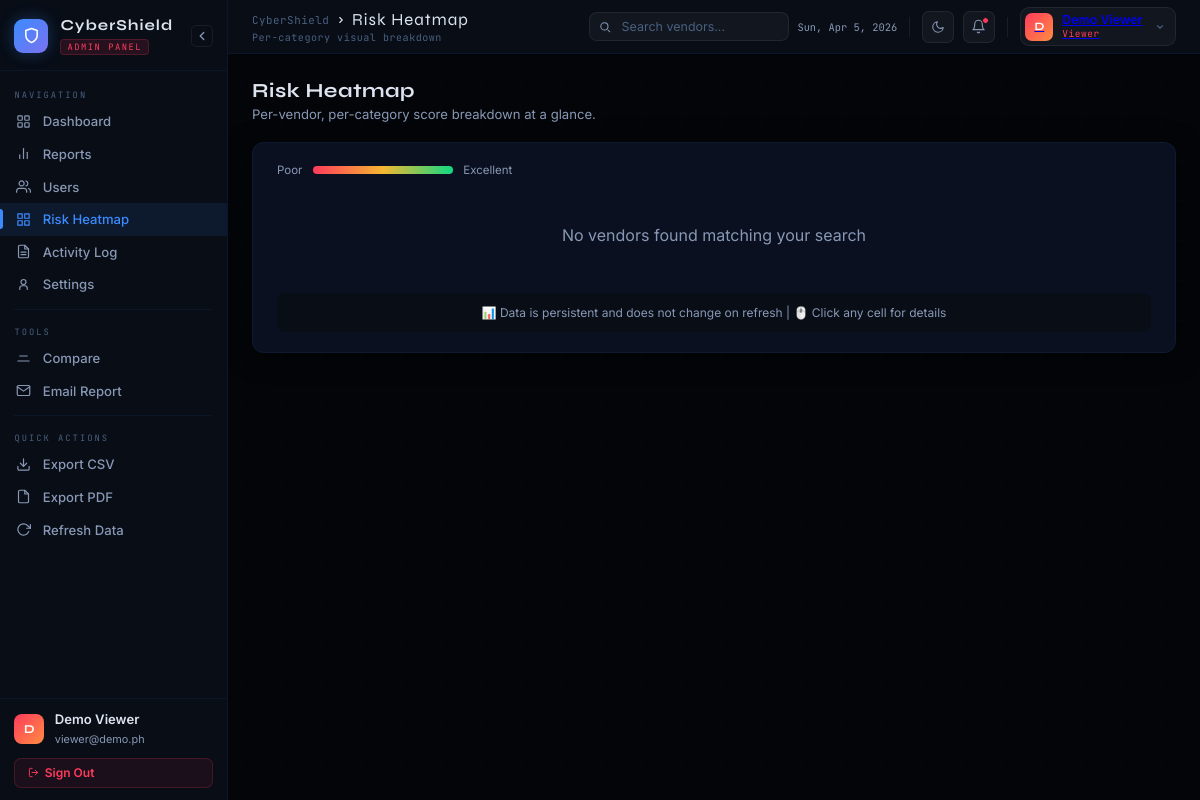
The app's page /Admin/heatmap.php (signed in) with its own data.
### tables this page shows
CREATE TABLE users (
    id INT AUTO_INCREMENT PRIMARY KEY,
    username VARCHAR(50) UNIQUE NOT NULL,
    password_hash VARCHAR(255) NOT NULL,
    email VARCHAR(100) UNIQUE NOT NULL,
    full_name VARCHAR(100) NOT NULL,
    store_name VARCHAR(100) NOT NULL,
    role ENUM('Admin', 'Seller', 'Viewer') DEFAULT 'Seller',
    is_active BOOLEAN DEFAULT TRUE,
    last_assessment_score DECIMAL(5,2) DEFAULT NULL,
    last_assessment_date DATETIME DEFAULT NULL,
    total_assessments INT DEFAULT 0,
    created_at TIMESTAMP DEFAULT CURRENT_TIMESTAMP,
    updated_at TIMESTAMP DEFAULT CURRENT_TIMESTAMP ON UPDATE CURRENT_TIMESTAMP,
    INDEX idx_username (username),
    INDEX idx_email (email),
    INDEX idx_role (role)
);

### Admin/heatmap.php (the view, shortened to what this page needs)
<?php
$database = new Database();
$db = $database->getConnection();
if (isset($_SESSION['user_full_name'])) {
    $user = [
        'id' => $_SESSION['user_id'],
        'full_name' => $_SESSION['user_full_name'],
        'email' => $_SESSION['user_email'],
        'store_name' => $_SESSION['user_store_name'] ?? '',
        'role' => $_SESSION['user_role'] ?? 'Admin'
    ];
}
$assessments = [];
try {
    $stmt = $db->prepare("SELECT id, username, email, full_name, store_name, role, is_active, last_assessment_score, last_assessment_date, total_assessments, created_at FROM users ORDER BY created_at DESC");
    $stmt->execute();
    $users = $stmt->fetchAll(PDO::FETCH_ASSOC);
    $stmt = $db->prepare("SELECT COUNT(*) as count FROM assessments");
    $stmt->execute();
    $assessmentCount = $stmt->fetch(PDO::FETCH_ASSOC)['count'];
    if ($assessmentCount > 0) {
        $stmt = $db->prepare("
            SELECT
                a.id,
                a.vendor_id as vid,
                u.full_name,
                u.store_name,
                a.score,
                a.rank,
                a.password_score,
                a.phishing_score,
                a.device_score,
                a.network_score,
                a.social_engineering_score,
                a.data_handling_score,
                DATE(a.assessment_date) as date
            FROM assessments a
            JOIN users u ON a.vendor_id = u.id
            ORDER BY a.assessment_date DESC
        ");
        $stmt->execute();
        $assessmentData = $stmt->fetchAll(PDO::FETCH_ASSOC);
        $categories = ['Access Control', 'Network Security', 'Data Encryption', 'Compliance', 'Incident Response', 'Physical Security'];
        $categoryFields = ['password_score', 'network_score', 'data_handling_score', 'social_engineering_score', 'device_score', 'phishing_score'];
        foreach ($assessmentData as $assessment) {
            foreach ($categories as $index => $category) {
                $categoryField = $categoryFields[$index];
                $categoryScore = $assessment[$categoryField];
                if ($categoryScore > 0) {
                    $rank = ($categoryScore >= 80) ? 'A' : (($categoryScore >= 60) ? 'B' : (($categoryScore >= 40) ? 'C' : 'D'));
                    $assessments[] = [
                        'id' => $assessment['id'] . '_' . $index,
                        'vid' => $assessment['vid'],
                        'vname' => $assessment['full_name'] ?: $assessment['store_name'],
                        'score' => (int)$categoryScore,
                        'rank' => $rank,
                        'cat' => $category,
                        'date' => $assessment['date']
                    ];
                }
            }
        }
    } else {
        $stmt = $db->prepare("SELECT COUNT(*) as count FROM assessments");
        $stmt->execute();
        $assessmentCount = $stmt->fetch(PDO::FETCH_ASSOC)['count'];
        if ($assessmentCount == 0 && !empty($users)) {
            $categories = ['Access Control', 'Network Security', 'Data Encryption', 'Compliance', 'Incident Response', 'Physical Security'];
            $categoryFields = ['password_score', 'phishing_score', 'device_score', 'network_score', 'social_engineering_score', 'data_handling_score'];
            foreach ($users as $user) {
                $baseScore = 50 + (($user['id'] * 7) % 45);
                $totalScore = 0;
                $validCategories = 0;
                foreach ($categories as $index => $category) {
                    $categoryVariation = (($user['id'] + $index) % 31) - 15;
                    $categoryScore = max(20, min(100, $baseScore + $categoryVariation));
                    $totalScore += $categoryScore;
                    $validCategories++;
                    $insertData = [
                        'vendor_id' => $user['id'],
                        'score' => $categoryScore,
                        'time_spent' => 300,
                        'questions_answered' => 5,
                        'total_questions' => 5,
                        'assessment_date' => date('Y-m-d H:i:s'),
                        'assessment_token' => uniqid('demo_', true),
                        'session_id' => session_id()
                    ];
                    $insertData[$categoryFields[$index]] = $categoryScore;
                    $rank = ($categoryScore >= 80) ? 'A' : (($categoryScore >= 60) ? 'B' : (($categoryScore >= 40) ? 'C' : 'D'));
                    $insertData['rank'] = $rank;
                    $fields = array_keys($insertData);
                    $placeholders = array_fill(0, count($fields), '?');
                    $sql = "INSERT INTO assessments (" . implode(', ', $fields) . ") VALUES (" . implode(', ', $placeholders) . ")";
                    $stmt = $db->prepare($sql);
                    $stmt->execute(array_values($insertData));
                }
                $avgScore = round($totalScore / $validCategories);
                $stmt = $db->prepare("UPDATE users SET last_assessment_score = ?, total_assessments = ?, last_assessment_date = NOW() WHERE id = ?");
                $stmt->execute([$avgScore, $validCategories, $user['id']]);
            }
        }
    }
} catch(PDOException $exception) {
    error_log("Error fetching heatmap data: " . $exception->getMessage());
    $users = [];
    $assessments = [];
}
?>
<!DOCTYPE html>
<html lang="en" data-theme="dark">
<head>
</head>
<body>
  <div class="bg-grid"></div>
  <div id="app">
    <aside id="sidebar">
      <div class="sb-brand">
        <div class="shield"><svg width="17" height="17" viewBox="0 0 24 24" fill="none" stroke="white"
            stroke-width="2.2" stroke-linecap="round" stroke-linejoin="round">
            <path d="M12 22s8-4 8-10V5l-8-3-8 3v7c0 6 8 10 8 10z" />
          </svg></div>
        <div class="sb-brand-text">
          <h2>CyberShield</h2><span class="badge">Admin Panel</span>
        </div>
        <button class="sb-toggle" onclick="toggleSidebar()"><svg width="14" height="14" viewBox="0 0 24 24" fill="none"
            stroke="currentColor" stroke-width="2.2" stroke-linecap="round" stroke-linejoin="round">
            <polyline points="15 18 9 12 15 6" />
          </svg></button>
      </div>
      <div class="sb-section">
        <div class="sb-label">Navigation</div>
        <a class="sb-item" href="dashboard.php"><span class="sb-icon"></span><span class="sb-text">Dashboard</span></a>
        <a class="sb-item" href="reports.php"><span class="sb-icon"><svg width="15" height="15" viewBox="0 0 24 24"
              fill="none" stroke="currentColor" stroke-width="1.9" stroke-linecap="round" stroke-linejoin="round">
              <line x1="18" y1="20" x2="18" y2="10" />
              <line x1="12" y1="20" x2="12" y2="4" />
              <line x1="6" y1="20" x2="6" y2="14" />
            </svg></span><span class="sb-text">Reports</span></a>
        <a class="sb-item" href="users.php"><span class="sb-icon"><svg width="15" height="15" viewBox="0 0 24 24"
              fill="none" stroke="currentColor" stroke-width="1.9" stroke-linecap="round" stroke-linejoin="round">
              <path d="M17 21v-2a4 4 0 0 0-4-4H5a4 4 0 0 0-4 4v2" />
              <circle cx="9" cy="7" r="4" />
              <path d="M23 21v-2a4 4 0 0 0-3-3.87M16 3.13a4 4 0 0 1 0 7.75" />
            </svg></span><span class="sb-text">Users</span></a>
        <a class="sb-item active" href="heatmap.php"><span class="sb-icon"><svg width="15" height="15"
              viewBox="0 0 24 24" fill="none" stroke="currentColor" stroke-width="1.9" stroke-linecap="round"
              stroke-linejoin="round">
              <rect x="3" y="3" width="7" height="7" />
              <rect x="14" y="3" width="7" height="7" />
              <rect x="14" y="14" width="7" height="7" />
              <rect x="3" y="14" width="7" height="7" />
            </svg></span><span class="sb-text">Risk Heatmap</span></a>
        <a class="sb-item" href="activity.php"><span class="sb-icon"></span><span class="sb-text">Activity Log</span></a>
        <a class="sb-item" href="settings.php"><span class="sb-icon"><svg width="15" height="15" viewBox="0 0 24 24"
              fill="none" stroke="currentColor" stroke-width="1.9" stroke-linecap="round" stroke-linejoin="round">
              <circle cx="12" cy="8" r="4" />
              <path d="M6 20v-2a4 4 0 0 1 4-4h4a4 4 0 0 1 4 4v2" />
            </svg></span><span class="sb-text">Settings</span></a>
        <div class="sb-divider"></div>
        <div class="sb-label">Tools</div>
        <a class="sb-item" href="compare.php"><span class="sb-icon"><svg width="15" height="15" viewBox="0 0 24 24"
              fill="none" stroke="currentColor" stroke-width="1.9" stroke-linecap="round" stroke-linejoin="round">
              <line x1="18" y1="8" x2="6" y2="8" />
              <line x1="21" y1="16" x2="3" y2="16" />
            </svg></span><span class="sb-text">Compare</span></a>
        <a class="sb-item" href="email.php"><span class="sb-icon"><svg width="15" height="15" viewBox="0 0 24 24"
              fill="none" stroke="currentColor" stroke-width="1.9" stroke-linecap="round" stroke-linejoin="round">
              <path d="M4 4h16c1.1 0 2 .9 2 2v12c0 1.1-.9 2-2 2H4c-1.1 0-2-.9-2-2V6c0-1.1.9-2 2-2z" />
              <polyline points="22,6 12,13 2,6" />
            </svg></span><span class="sb-text">Email Report</span></a>
        <div class="sb-divider"></div>
        <div class="sb-label">Quick Actions</div>
        <a class="sb-item" onclick="showToast('CSV exported','green')"><span class="sb-icon"><svg width="15" height="15"
              viewBox="0 0 24 24" fill="none" stroke="currentColor" stroke-width="1.9" stroke-linecap="round"
              stroke-linejoin="round">
              <path d="M21 15v4a2 2 0 0 1-2 2H5a2 2 0 0 1-2-2v-4" />
              <polyline points="7 10 12 15 17 10" />
              <line x1="12" y1="15" x2="12" y2="3" />
            </svg></span><span class="sb-text">Export CSV</span></a>
        <a class="sb-item" onclick="showToast('PDF exported','green')"><span class="sb-icon"><svg width="15" height="15"
              viewBox="0 0 24 24" fill="none" stroke="currentColor" stroke-width="1.9" stroke-linecap="round"
              stroke-linejoin="round">
              <path d="M14 2H6a2 2 0 0 0-2 2v16a2 2 0 0 0 2 2h12a2 2 0 0 0 2-2V8z" />
              <polyline points="14 2 14 8 20 8" />
            </svg></span><span class="sb-text">Export PDF</span></a>
        <a class="sb-item" onclick="location.reload()"><span class="sb-icon"><svg width="15"
              height="15" viewBox="0 0 24 24" fill="none" stroke="currentColor" stroke-width="1.9"
              stroke-linecap="round" stroke-linejoin="round">
              <polyline points="23 4 23 10 17 10" />
              <path d="M20.49 15a9 9 0 1 1-2.12-9.36L23 10" />
            </svg></span><span class="sb-text">Refresh Data</span></a>
      </div>
      <div class="sb-footer">
        <div class="sb-user">
          <div class="sb-avatar"><?php echo strtoupper(substr($user['full_name'], 0, 1)); ?></div>
          <div class="sb-user-info">
            <p><?php echo htmlspecialchars($user['full_name']); ?></p><span><?php echo htmlspecialchars($user['email']); ?></span>
          </div>
        </div>
        <button class="btn-sb-logout" onclick="doLogout()">
          <svg width="11" height="11" viewBox="0 0 24 24" fill="none" stroke="currentColor" stroke-width="2"
            stroke-linecap="round" stroke-linejoin="round">
            <path d="M9 21H5a2 2 0 0 1-2-2V5a2 2 0 0 1 2-2h4" />
            <polyline points="16 17 21 12 16 7" />
            <line x1="21" y1="12" x2="9" y2="12" />
          </svg>
          <span>Sign Out</span>
        </button>
      </div>
    </aside>
    <div id="main">
      <div class="topbar">
        <div>
          <div class="tb-bc">
            <span class="tb-app">CyberShield</span>
            <svg width="10" height="10" viewBox="0 0 16 16" fill="none" stroke="currentColor" stroke-width="1.8"
              stroke-linecap="round">
              <path d="M6 4l4 4-4 4" />
            </svg>
            <span class="tb-title">Risk Heatmap</span>
          </div>
          <p class="tb-sub">Per-category visual breakdown</p>
        </div>
        <div class="tb-right">
          <div class="tb-search-wrap">
            <span class="tb-search-icon"><svg width="12" height="12" viewBox="0 0 20 20" fill="none">
                <circle cx="9" cy="9" r="6" stroke="currentColor" stroke-width="1.7" />
                <path d="M15 15l3 3" stroke="currentColor" stroke-width="1.7" stroke-linecap="round" />
              </svg></span>
            <input type="text" class="tb-search" id="searchInput" placeholder="Search vendors..." autocomplete="off" onkeyup="filterHeatmap()" />
          </div>
          <span class="tb-date" id="tb-date"></span>
          <button class="tb-icon-btn" onclick="toggleTheme()" title="Toggle theme">
            <svg id="tmoon" width="14" height="14" viewBox="0 0 24 24" fill="none" stroke="currentColor"
              stroke-width="1.8" stroke-linecap="round" stroke-linejoin="round">
              <path d="M21 12.79A9 9 0 1 1 11.21 3 7 7 0 0 0 21 12.79z" />
            </svg>
          </button>
          <div class="notif-wrap">
            <button class="tb-icon-btn" onclick="toggleNotif()" title="Alerts" style="position:relative">
              <svg width="15" height="15" viewBox="0 0 24 24" fill="none" stroke="currentColor" stroke-width="1.8"
                stroke-linecap="round" stroke-linejoin="round">
                <path d="M18 8A6 6 0 0 0 6 8c0 7-3 9-3 9h18s-3-2-3-9" />
                <path d="M13.73 21a2 2 0 0 1-3.46 0" />
              </svg>
              <span class="notif-dot" id="notif-dot"></span>
            </button>
          </div>
          <a class="tb-admin" href="settings.php">
            <div class="tb-admin-av"><?php echo strtoupper(substr($user['full_name'], 0, 1)); ?></div>
            <div class="tb-admin-info"><span class="tb-admin-name"><?php echo htmlspecialchars($user['full_name']); ?></span><span class="tb-admin-role"><?php echo htmlspecialchars($user['role'] ?? 'Admin'); ?></span>
            </div>
            <svg width="10" height="10" viewBox="0 0 16 16" fill="none" stroke="currentColor" stroke-width="1.8"
              stroke-linecap="round" style="color:var(--muted);margin-left:.2rem">
              <path d="M4 6l4 4 4-4" />
            </svg>
          </a>
        </div>
      </div>
      <div class="content">
        <div class="sec-hdr">
          <h2>Risk Heatmap</h2>
          <p>Per-vendor, per-category score breakdown at a glance.</p>
        </div>
        <div class="card" style="padding:1.25rem 1.5rem">
          <div class="hm-legend"><span>Poor</span>
            <div class="hm-leg-bar"></div><span>Excellent</span>
          </div>
          <div style="overflow-x:auto">
            <div id="hm-grid"></div>
          </div>
          <div style="margin-top:1rem;padding:0.75rem;background:var(--bg2);border-radius:8px;font-size:0.75rem;color:var(--muted2);text-align:center">
            📊 Data is persistent and does not change on refresh | 🖱️ Click any cell for details
          </div>
        </div>
      </div>
    </div>
  </div>
</body>
</html>

### records on screen
users: full_name "D", full_name "Demo Viewer", email "viewer@demo.ph", role "Viewer"
